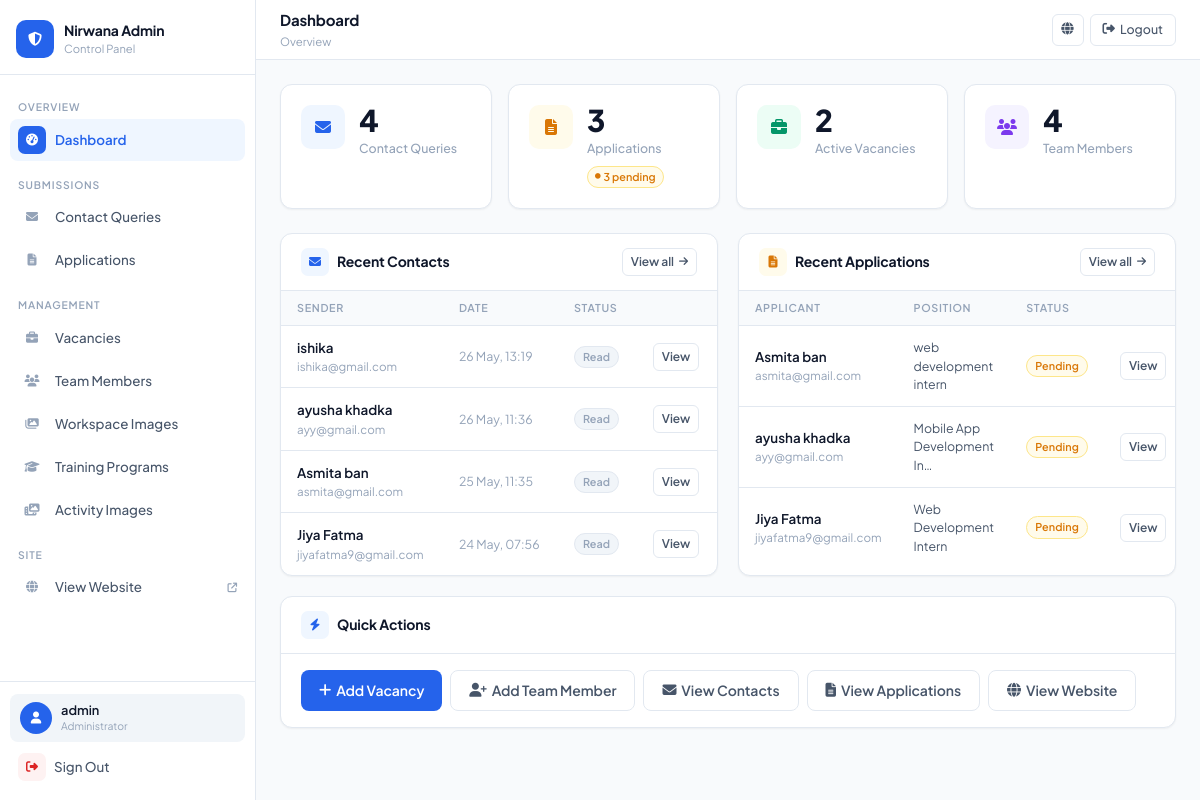
Page /myadmin/ (signed in) on the committed database.
### app1/models.py (models this page shows, shortened)
class ContactSubmission(models.Model):
    name = models.CharField(max_length=200)
    email = models.EmailField()
    phone = models.CharField(max_length=20)
    alternate_phone = models.CharField(max_length=15, null=True, blank=True)
    message = models.TextField()
    submitted_at = models.DateTimeField(auto_now_add=True)
    is_read = models.BooleanField(default=False)
    class Meta:
        ordering = ['-submitted_at']
        verbose_name = 'Contact Submission'
        verbose_name_plural = 'Contact Submissions'

class InternshipApplication(models.Model):
    POSITION_CHOICES = [
        ('Web Development Intern', 'Web Development Intern'),
        ('Mobile App Development Intern', 'Mobile App Development Intern'),
        ('Digital Marketing Intern', 'Digital Marketing Intern'),
    ]
    STATUS_CHOICES = [
        ('pending', 'Pending'),
        ('reviewing', 'Reviewing'),
        ('accepted', 'Accepted'),
        ('rejected', 'Rejected'),
    ]
    position = models.CharField(max_length=100, choices=POSITION_CHOICES)
    full_name = models.CharField(max_length=200)
    email = models.EmailField()
    phone = models.CharField(max_length=30, blank=True)
    program = models.CharField(max_length=100, blank=True)
    institution = models.CharField(max_length=200, blank=True)
    skills = models.CharField(max_length=300, blank=True)
    portfolio = models.URLField(blank=True)
    motivation = models.TextField(blank=True)
    cv_file = models.FileField(upload_to='cvs/', blank=True, null=True)
    status = models.CharField(
        max_length=20,
        choices=STATUS_CHOICES,
        default='pending'
    )
    submitted_at = models.DateTimeField(auto_now_add=True)
    is_read = models.BooleanField(default=False)
    class Meta:
        ordering = ['-submitted_at']
        verbose_name = 'Internship Application'
        verbose_name_plural = 'Internship Applications'

### app1/views.py (the view)
# urls.py: path('myadmin/',        views.admin_dashboard,  name='admin_dashboard'),
@login_required(login_url='admin_login')
@user_passes_test(is_admin, login_url='admin_login')
def admin_dashboard(request):
    contacts     = ContactSubmission.objects.all()
    applications = InternshipApplication.objects.all()
    vacancies    = InternshipVacancy.objects.all()
    context = {
        'total_contacts':        contacts.count(),
        'unread_contacts':       contacts.filter(is_read=False).count(),
        'total_applications':    applications.count(),
        'pending_applications':  applications.filter(status='pending').count(),
        'active_vacancies':      vacancies.filter(is_active=True).count(),
        'total_team_members':    TeamMember.objects.filter(is_active=True).count(),
        'total_training_programs': TrainingProgram.objects.filter(is_active=True).count(),
        'recent_contacts':       contacts[:5],
        'recent_applications':   applications[:5],
    }
    return render(request, 'app1/admin/dashboard.html', context)

### app1/views.py (called while the page is built)
def is_admin(user):
    return user.is_authenticated and user.is_staff

### app1/templates/app1/admin/dashboard.html (shortened to what this page needs)
{% extends 'app1/admin/base.html' %}
{% block page_title %}Dashboard{% endblock %}
{% block breadcrumb %}<span>Overview</span>{% endblock %}
{% block content %}
<div class="stat-grid">
  <div class="stat-card">
    <div class="stat-icon blue"><i class="fas fa-envelope"></i></div>
    <div class="stat-body">
      <div class="stat-value">{{ total_contacts }}</div>
      <div class="stat-label">Contact Queries</div>
    </div>
  </div>
  <div class="stat-card">
    <div class="stat-icon orange"><i class="fas fa-file-lines"></i></div>
    <div class="stat-body">
      <div class="stat-value">{{ total_applications }}</div>
      <div class="stat-label">Applications</div>
      {% if pending_applications %}
      <div class="stat-badge orange"><i class="fas fa-circle" style="font-size:0.35rem"></i> {{ pending_applications }} pending</div>
      {% endif %}
    </div>
  </div>
  <div class="stat-card">
    <div class="stat-icon green"><i class="fas fa-briefcase"></i></div>
    <div class="stat-body">
      <div class="stat-value">{{ active_vacancies }}</div>
      <div class="stat-label">Active Vacancies</div>
    </div>
  </div>
  <div class="stat-card">
    <div class="stat-icon purple"><i class="fas fa-users"></i></div>
    <div class="stat-body">
      <div class="stat-value">{{ total_team_members }}</div>
      <div class="stat-label">Team Members</div>
    </div>
  </div>
</div>
<div class="dash-grid">
  <div class="card">
    <div class="card-header">
      <div class="card-title">
        <span class="title-icon" style="background:var(--blue-pale);color:var(--blue)"><i class="fas fa-envelope"></i></span>
        Recent Contacts
      </div>
      <a href="{% url 'admin_contacts' %}" class="btn btn-ghost btn-sm">View all <i class="fas fa-arrow-right" style="font-size:0.65rem"></i></a>
    </div>
    <div class="card-body">
      {% if recent_contacts %}
      <table>
        <thead>
          <tr>
            <th>Sender</th>
            <th>Date</th>
            <th>Status</th>
            <th></th>
          </tr>
        </thead>
        <tbody>
          {% for c in recent_contacts %}
          <tr>
            <td>
              <div style="font-weight:600;font-size:0.8375rem">{{ c.name }}</div>
              <div style="font-size:0.725rem;color:var(--text-light)">{{ c.email }}</div>
            </td>
            <td style="color:var(--text-light);font-size:0.775rem;white-space:nowrap">{{ c.submitted_at|date:"d M, H:i" }}</td>
            <td>
              {% if not c.is_read %}
                <span class="badge unread"><i class="fas fa-circle" style="font-size:0.35rem"></i> New</span>
              {% else %}
                <span class="badge read">Read</span>
              {% endif %}
            </td>
            <td><a href="{% url 'admin_contact_detail' c.pk %}" class="btn btn-ghost btn-sm">View</a></td>
          </tr>
          {% endfor %}
        </tbody>
      </table>
      {% else %}
      <div class="empty-state" style="padding:32px">
        <div class="empty-icon"><i class="fas fa-inbox"></i></div>
        <h3>No queries yet</h3>
        <p>Contact form submissions will appear here.</p>
      </div>
      {% endif %}
    </div>
  </div>
  <div class="card">
    <div class="card-header">
      <div class="card-title">
        <span class="title-icon" style="background:var(--orange-pale);color:var(--orange)"><i class="fas fa-file-lines"></i></span>
        Recent Applications
      </div>
      <a href="{% url 'admin_applications' %}" class="btn btn-ghost btn-sm">View all <i class="fas fa-arrow-right" style="font-size:0.65rem"></i></a>
    </div>
    <div class="card-body">
      {% if recent_applications %}
      <table>
        <thead>
          <tr>
            <th>Applicant</th>
            <th>Position</th>
            <th>Status</th>
            <th></th>
          </tr>
        </thead>
        <tbody>
          {% for a in recent_applications %}
          <tr>
            <td>
              <div style="font-weight:600;font-size:0.8375rem">{{ a.full_name }}</div>
              <div style="font-size:0.725rem;color:var(--text-light)">{{ a.email }}</div>
            </td>
            <td style="font-size:0.775rem;color:var(--text-mid);max-width:130px">{{ a.position|truncatechars:26 }}</td>
            <td><span class="badge {{ a.status }}">{{ a.get_status_display }}</span></td>
            <td><a href="{% url 'admin_application_detail' a.pk %}" class="btn btn-ghost btn-sm">View</a></td>
          </tr>
          {% endfor %}
        </tbody>
      </table>
      {% else %}
      <div class="empty-state" style="padding:32px">
        <div class="empty-icon"><i class="fas fa-folder-open"></i></div>
        <h3>No applications yet</h3>
        <p>Internship applications will appear here.</p>
      </div>
      {% endif %}
    </div>
  </div>
</div>
<div class="card" style="margin-top:20px">
  <div class="card-header">
    <div class="card-title">
      <span class="title-icon" style="background:var(--blue-pale);color:var(--blue)"><i class="fas fa-bolt"></i></span>
      Quick Actions
    </div>
  </div>
  <div class="card-body" style="padding:16px 20px;display:flex;gap:8px;flex-wrap:wrap">
    <a href="{% url 'admin_vacancy_create' %}" class="btn btn-primary btn-lg">
      <i class="fas fa-plus"></i> Add Vacancy
    </a>
    <a href="{% url 'admin_team_member_create' %}" class="btn btn-ghost btn-lg">
      <i class="fas fa-user-plus"></i> Add Team Member
    </a>
    <a href="{% url 'admin_contacts' %}" class="btn btn-ghost btn-lg">
      <i class="fas fa-envelope"></i> View Contacts
    </a>
    <a href="{% url 'admin_applications' %}" class="btn btn-ghost btn-lg">
      <i class="fas fa-file-lines"></i> View Applications
    </a>
    <a href="{% url 'home' %}" target="_blank" class="btn btn-ghost btn-lg">
      <i class="fas fa-globe"></i> View Website
    </a>
  </div>
</div>
{% endblock %}

### app1/templates/app1/admin/base.html (shortened to what this page needs)
<!DOCTYPE html>
<html lang="en">
<head>
<link rel="stylesheet" href="https://cdnjs.cloudflare.com/ajax/libs/font-awesome/6.5.0/css/all.min.css">
</head>
<body>
<aside class="sidebar" id="sidebar">
  <div class="sidebar-top">
    <a href="{% url 'admin_dashboard' %}" class="brand">
      <div class="brand-mark"><i class="fas fa-shield-halved"></i></div>
      <div class="brand-info">
        <div class="name">Nirwana Admin</div>
        <div class="sub">Control Panel</div>
      </div>
    </a>
  </div>
  <nav class="sidebar-nav">
    <div class="nav-section">
      <span class="nav-label">Overview</span>
      <a href="{% url 'admin_dashboard' %}" class="nav-link {% if request.resolver_match.url_name == 'admin_dashboard' %}active{% endif %}">
        <span class="nav-icon"><i class="fas fa-gauge-high"></i></span>
        <span class="nav-text">Dashboard</span>
      </a>
    </div>
    <div class="nav-section">
      <span class="nav-label">Submissions</span>
      <a href="{% url 'admin_contacts' %}" class="nav-link {% if 'contact' in request.resolver_match.url_name %}active{% endif %}">
        <span class="nav-icon"><i class="fas fa-envelope"></i></span>
        <span class="nav-text">Contact Queries</span>
      </a>
      <a href="{% url 'admin_applications' %}" class="nav-link {% if 'application' in request.resolver_match.url_name %}active{% endif %}">
        <span class="nav-icon"><i class="fas fa-file-lines"></i></span>
        <span class="nav-text">Applications</span>
      </a>
    </div>
    <div class="nav-section">
      <span class="nav-label">Management</span>
      <a href="{% url 'admin_vacancies' %}" class="nav-link {% if 'vacanc' in request.resolver_match.url_name %}active{% endif %}">
        <span class="nav-icon"><i class="fas fa-briefcase"></i></span>
        <span class="nav-text">Vacancies</span>
      </a>
      <a href="{% url 'admin_team_members' %}" class="nav-link {% if 'team' in request.resolver_match.url_name %}active{% endif %}">
        <span class="nav-icon"><i class="fas fa-users"></i></span>
        <span class="nav-text">Team Members</span>
      </a>
      <a href="{% url 'admin_workspace_images' %}" class="nav-link {% if 'workspace' in request.resolver_match.url_name %}active{% endif %}">
        <span class="nav-icon"><i class="fas fa-images"></i></span>
        <span class="nav-text">Workspace Images</span>
      </a>
      <a href="{% url 'admin_training_programs' %}" class="nav-link {% if 'training' in request.resolver_match.url_name %}active{% endif %}">
        <span class="nav-icon"><i class="fas fa-graduation-cap"></i></span>
        <span class="nav-text">Training Programs</span>
      </a>
      <a href="{% url 'admin_activity_images' %}" class="nav-link {% if 'activity' in request.resolver_match.url_name %}active{% endif %}">
        <span class="nav-icon"><i class="fas fa-photo-film"></i></span>
        <span class="nav-text">Activity Images</span>
      </a>
    </div>
    <div class="nav-section">
      <span class="nav-label">Site</span>
      <a href="{% url 'home' %}" class="nav-link" target="_blank">
        <span class="nav-icon"><i class="fas fa-globe"></i></span>
        <span class="nav-text">View Website</span>
        <i class="fas fa-arrow-up-right-from-square" style="font-size:0.6rem;color:var(--text-light)"></i>
      </a>
    </div>
  </nav>
  <div class="sidebar-bottom">
    <div class="user-card">
      <div class="user-avatar"><i class="fas fa-user"></i></div>
      <div>
        <div class="user-name">{{ request.user.username }}</div>
        <div class="user-role">Administrator</div>
      </div>
    </div>
    <a href="{% url 'admin_logout' %}" class="logout-link">
      <i class="fas fa-right-from-bracket"></i>
      Sign Out
    </a>
  </div>
</aside>
<div class="main">
  <header class="topbar">
    <div class="topbar-left">
      <div>
        <div class="page-title">{% block page_title %}Dashboard{% endblock %}</div>
        <div class="breadcrumb">{% block breadcrumb %}<a href="{% url 'admin_dashboard' %}">Home</a>{% endblock %}</div>
      </div>
    </div>
    <div class="topbar-right">
      <a href="{% url 'home' %}" target="_blank" class="topbar-btn icon-only" title="View Site">
        <i class="fas fa-globe"></i>
      </a>
      <a href="{% url 'admin_logout' %}" class="topbar-btn">
        <i class="fas fa-right-from-bracket"></i>
        <span>Logout</span>
      </a>
    </div>
  </header>
  <main class="content">
    {% block content %}{% endblock %}
  </main>
</div>
</body>
</html>

### app1/templates/app1/admin/dashboard.html (style rules this page uses)
.dash-grid { display: grid; grid-template-columns: 1fr 1fr; gap: 20px; }

### rows in the picture
ContactSubmission: name "ishika", email "ishika@gmail.com", submitted_at "26 May, 13:19", is_read "Read"
ContactSubmission: name "ayusha khadka", email "ayy@gmail.com", submitted_at "26 May, 11:36", is_read "Read"
ContactSubmission: name "Asmita ban", email "asmita@gmail.com", submitted_at "25 May, 11:35", is_read "Read"
ContactSubmission: name "Jiya Fatma", email "jiyafatma9@gmail.com", submitted_at "24 May, 07:56", is_read "Read"
InternshipApplication: full_name "Asmita ban", email "asmita@gmail.com", position "web development intern", status "Pending"
InternshipApplication: full_name "ayusha khadka", email "ayy@gmail.com", position "Mobile App Development In…", status "Pending"
InternshipApplication: full_name "Jiya Fatma", email "jiyafatma9@gmail.com", position "Web Development Intern", status "Pending"

### other values in the picture
{{ request.user.username }} "admin"
{{ total_contacts }} "4"
{{ total_applications }} "3"
{{ pending_applications }} "3"
{{ active_vacancies }} "2"
{{ total_team_members }} "4"
